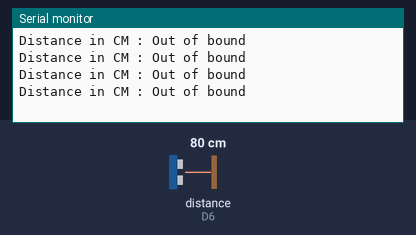
A sketch run on a simulated ESP8266 (NodeMCU). On the bench: the last lines printed to the serial monitor. Wiring (inferred from the names in the program): ultrasonic range finder: trigger GPIO 11; echo D6. Inputs (shaded band) come from the test bench; at power-on: distance to the obstacle (sensor on D6) 80 cm. The echo pulse lasts 58.3 µs per cm.

Above: at 1.2 s.
1.3 s: distance to the obstacle (sensor on D6) set to 2 cm
At 1.73 s:
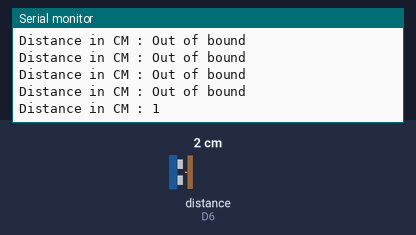
3.6 s: distance to the obstacle (sensor on D6) set to 4 cm
At 3.84 s:
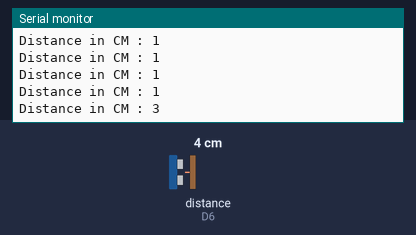

Measured:
- after the input at 1.3 s, the serial monitor: prints a new line after 0.23 s (image 1)
- after the input at 3.6 s, the serial monitor: prints a new line at once (image 2)

The sketch:

P08_Ultrasonic_sensor.ino
```cpp
// (licence header left out)
#include "config.h"

long duration;  // duration of sound wave travel
int distance;   // distance measurement

void setup() {
  Serial.begin(9600);
  pinMode(TRIG, OUTPUT); // Sets the trigPin as an Output
  pinMode(ECHO, INPUT); // Sets the echoPin as an Input
}

void loop() {
  int obdistance = pingInCm();
  Serial.print("Distance in CM : ");
  if (obdistance > 40) Serial.println("Out of bound");
  else Serial.println(obdistance);
  delay(300);
}

int pingInCm() {
  // Clears the trigPin condition
  digitalWrite(TRIG, LOW);
  delayMicroseconds(2);
  // Sets the trigPin HIGH (ACTIVE) for 10 microseconds
  digitalWrite(TRIG, HIGH);
  delayMicroseconds(10);
  digitalWrite(TRIG, LOW);
  // Reads the echoPin, returns the sound wave travel time in microseconds
  duration = pulseIn(ECHO, HIGH);
  // Calculating the distance
  distance = duration * 0.034 / 2; // Speed of sound wave divided by 2 (to and fro)
  return distance;
}
```

config.h
```cpp
// (licence header left out)
#ifndef _CONFIG_H
#define _CONFIG_H

#define STX D2           // Software Serial Tx Pin
#define SRX D3           // Software Serial Rx Pin

#define EN1 5            // Motor 1 PWM Pin
#define EN2 6            // Motor 2 PWM  Pin
#define IN1 4            // Motor 1 Direction Pin
#define IN2 7            // Motor 2 Direction Pin

#define LDR1 A6          // Right LDR Sensor
#define LDR2 A7          // Left LDR Sensor

#define IRRX 8           // IR Receiver

#define BUZZ 9           // Buzzer Output

#define LED_BUILTIN 10   // LED Pin

#define TRIG 11          // Trigger Pin for Sonar
#define ECHO 12          // Echo Pin for Sonar

#define RGB 13     	 // RGB LED Output

#define LF1 A0   	 // Right IRRX Module
#define LF2 A1   	 // Center IRRX Module
#define LF3 A2   	 // Left IRRX Module
#define BV A3    	 // Battery Voltage Pin
#define SDA_PIN A4   	 // Right LDR Sensor
#define SCL_PIN A5   	 // Left LDR Sensor

#define MAX_DISTANCE 500 // We will use this for maximum Sonar distance

// We will use the below enum to define different RGB Colours
enum RGBColor { UNDEF, RED, ORANGE, YELLOW, GREEN,  BLUE, PURPLE, WHITE, BLACK };

#endif // _CONFIG_H
```
